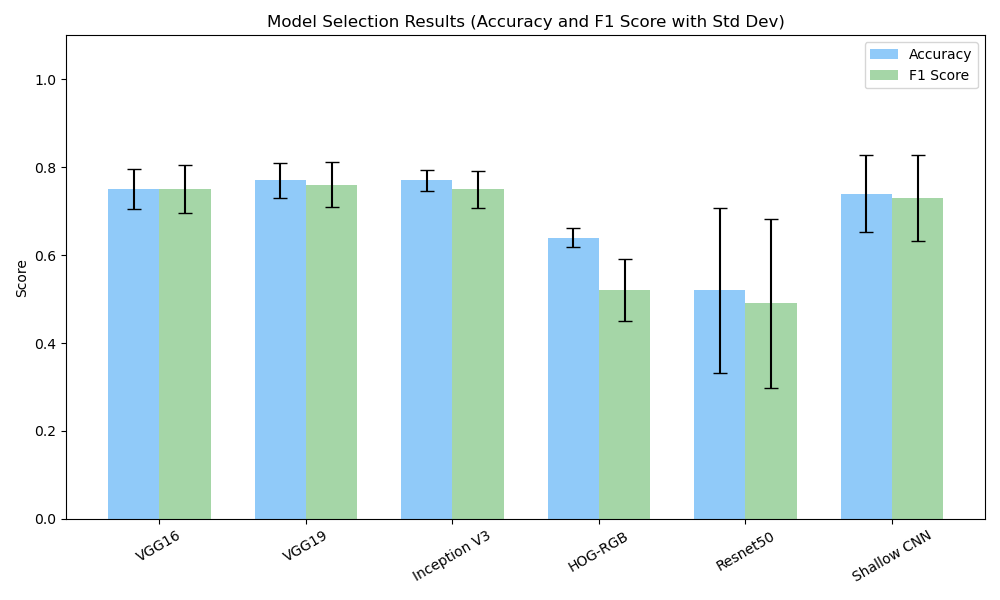

The Python source for this figure:
import matplotlib.pyplot as plt
import numpy as np

# Model names
models = [
    "VGG16", "VGG19", "Inception V3", 
    "HOG-RGB", "Resnet50", "Shallow CNN"
]

# Accuracy (mean ± std)
accuracy_means = [0.75, 0.77, 0.77, 0.64, 0.52, 0.74]
accuracy_stds  = [0.045, 0.039, 0.024, 0.021, 0.188, 0.088]

# F1-score (mean ± std)
f1_means = [0.75, 0.76, 0.75, 0.52, 0.49, 0.73]
f1_stds  = [0.054, 0.051, 0.042, 0.071, 0.192, 0.097]

x = np.arange(len(models))  # the label locations
width = 0.35  # the width of the bars

fig, ax = plt.subplots(figsize=(10, 6))
bars1 = ax.bar(x - width/2, accuracy_means, width, yerr=accuracy_stds, capsize=5, label='Accuracy', color='#90CAF9')
bars2 = ax.bar(x + width/2, f1_means, width, yerr=f1_stds, capsize=5, label='F1 Score', color='#A5D6A7')

# Labels and formatting
ax.set_ylabel('Score')
ax.set_title('Model Selection Results (Accuracy and F1 Score with Std Dev)')
ax.set_xticks(x)
ax.set_xticklabels(models, rotation=30)
ax.set_ylim(0, 1.1)
ax.legend()

plt.tight_layout()
plt.savefig("hardcoded_model_selection_results_barplot.png")
plt.show()
